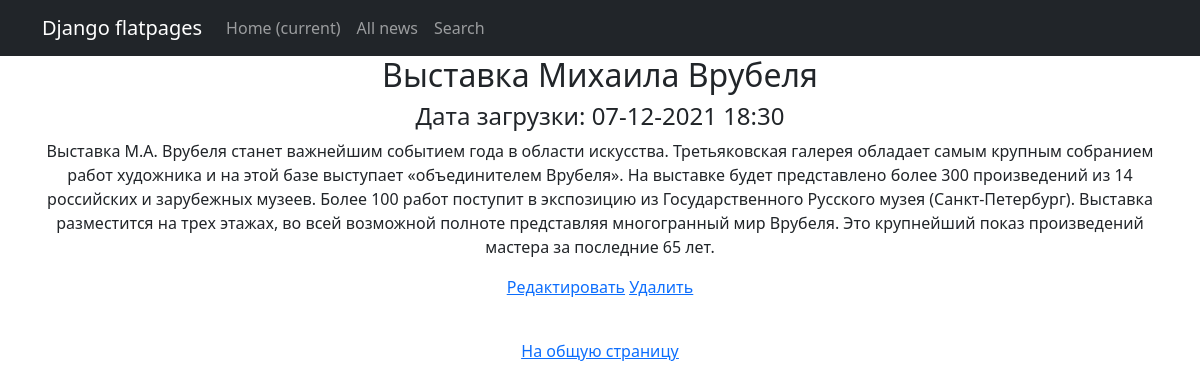
Screenshot of /news/2/ with the database file from the repository.
### news/models.py (models this page shows, shortened)
class Post(models.Model):
    author = models.ForeignKey(Author, on_delete=models.CASCADE)
    category = models.ManyToManyField(Category, through='PostCategory')
    type = models.CharField(max_length=2,
                            choices=POST_TYPES,
                            default=article)
    header = models.CharField(max_length=255)
    text = models.TextField()
    rank = models.IntegerField(default=0)
    created_datetime = models.DateTimeField(auto_now_add=True)

### news/views.py (the view)
# urls.py: path('<int:pk>/', PostDetail.as_view(), name='post_detail'),  # Ссылка на страницу новости
class PostDetail(DetailView):
    template_name = 'flatpages/post_detail.html'
    queryset = Post.objects.all()

### news/templatetags/custom_filters.py (called while the page is built)
@register.filter(name='censor')
def Censor(text: str):
    for word in restricted_lexicon:
        text = re.sub(word, "#" * len(word), text)
    return text

### templates/flatpages/post_detail.html (shortened to what this page needs)
{% extends 'flatpages/default.html' %}
{% load custom_filters %}
{% block content %}
    {% if post %}
        <h2>
            {{ post.header|censor }}
        </h2>
        <h4>
            Дата загрузки: {{ post.created_datetime|date:'d-m-Y H:i' }}
        </h4>
        <p>
            {{ post.text|censor }}
        </p>
    {% else %}
        <h2>Новость не найдена!</h2>
    {% endif %}
<a href="{% url 'post_update' post.id %}"><u>Редактировать</u></a>
<a href="{% url 'post_delete' post.id %}"><u>Удалить</u></a>
<p>&nbsp;</p>
<a href="{% url 'overview' %}"><u>На общую страницу</u></a>
{% endblock content %}

### rows the page displays
Post: header|censor "Выставка Михаила Врубеля", created_datetime "07-12-2021 18:30", text|censor "Выставка М.А. Врубеля станет важнейшим событием года в области искусства. Третьяковская галерея обладает самым крупным собранием работ художника и на этой базе выступает «объединителем Врубеля». На выставке будет представлено более 300 произведений из 14 российских и зарубежных музеев. Более 100 работ поступит в экспозицию из Государственного Русского музея (Санкт-Петербург). Выставка разместится на трех этажах, во всей возможной полноте представляя многогранный мир Врубеля. Это крупнейший показ произведений мастера за последние 65 лет."
